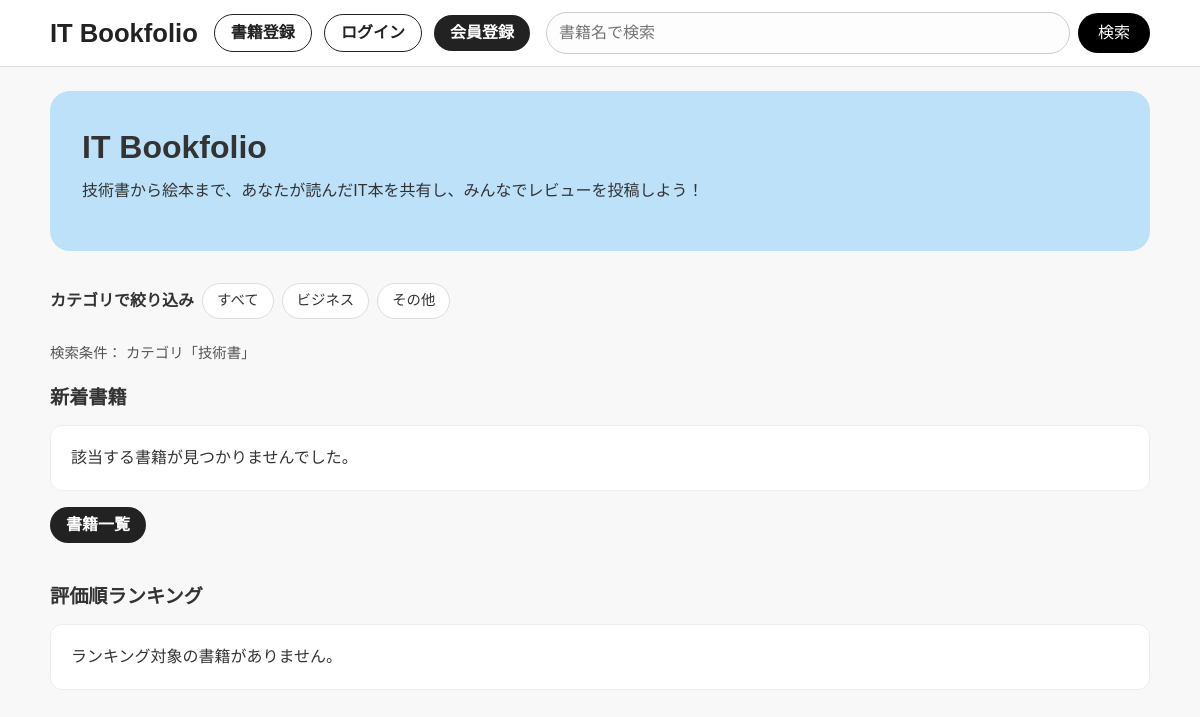
Before: /?cat=technical with the older database file.
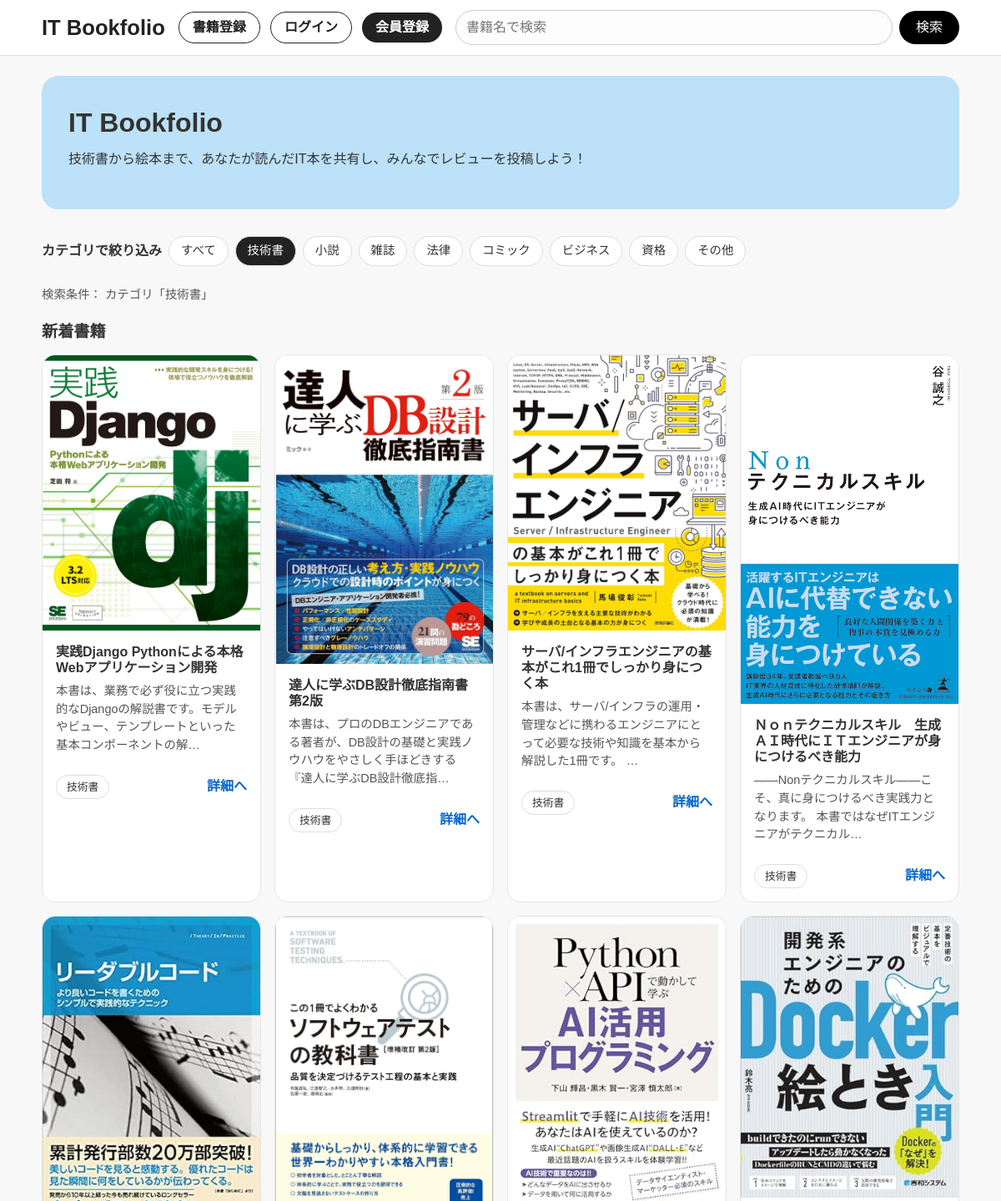
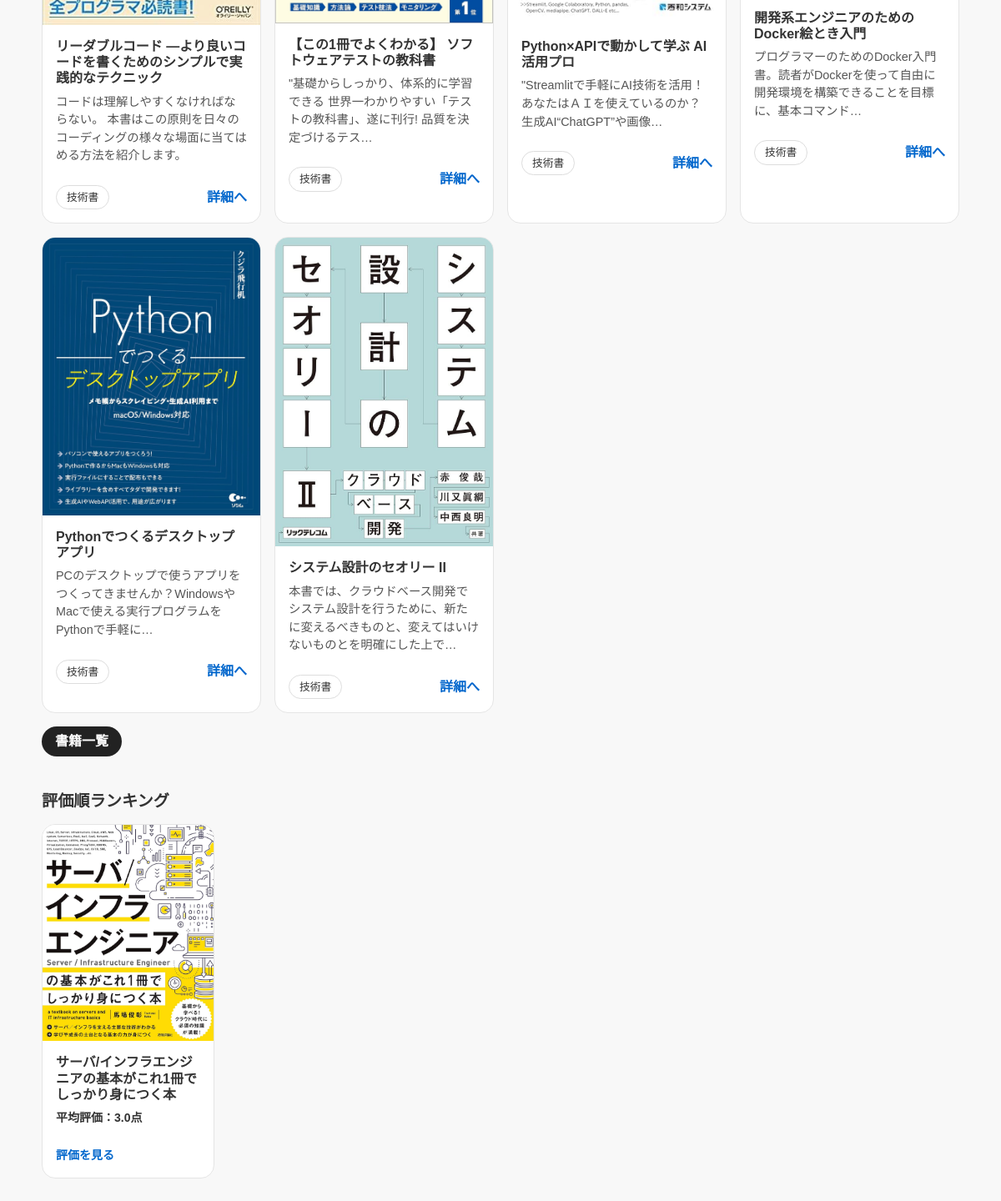
After: the same page with the newer database file (2 pictures, top to bottom).
### book/models.py (models this page shows, shortened)
class Book(models.Model):
    title = models.CharField(max_length=100)
    text = models.TextField()
    thumbnail = models.ImageField(null=True, blank=True)
    category = models.CharField(
        max_length=100,
        choices= CATEGORY
    )
    user = models.ForeignKey('auth.User', on_delete=models.CASCADE)

### book/views.py (the view)
# urls.py: path('', views.index_view, name='index'),
def index_view(request):
    q = request.GET.get('q', '').strip()
    selected_category = request.GET.get('cat', '').strip()
    books = Book.objects.order_by('-id')
    if q:
        books = books.filter(
            Q(title__icontains=q) | Q(text__icontains=q) | Q(category__icontains=q)
        )
    if selected_category:
        books = books.filter(category=selected_category)
    ranking_books = (
        books.annotate(
            avg_rating=Avg('review__rate'),  # 平均評価を SQL の集計で計算
            review_count=Count('review'),  # レビュー件数も同時に取得
        )
        .filter(review_count__gt=0)  # レビューが 0 件の書籍はランキングから除外
        .order_by('-avg_rating')  # 平均評価の高い順に並べ替え
    )
    paginator = Paginator(ranking_books, ITEM_PER_PAGE)
    page_number = request.GET.get('page', 1)
    page_obj = paginator.get_page(page_number)
    categories = (
        Book.objects.exclude(category='')
        .values_list('category', flat=True)
        .distinct()
    )
    category_labels = dict(Book._meta.get_field('category').choices)
    current_category_label = category_labels.get(selected_category, '')
    category_list = [
        {
            'value': value,
            'label': category_labels.get(value, value),
        }
        for value in categories
    ]
    return render(
        request,
        'book/index.html',
        {
            'object_list': books,
            'ranking_list': page_obj.object_list,
            'page_obj': page_obj,
            'categories': category_list,
            'current_query': q,
            'current_category': selected_category,
            'category_labels': category_labels,
            'current_category_label': current_category_label,
        },
    )

### book/templates/book/index.html (shortened to what this page needs)
{% extends 'base.html' %}
{% block content %}
  <section class="hero-card">
    <div class="hero-card__title">IT Bookfolio</div>
    <p class="hero-card__subtitle">技術書から絵本まで、あなたが読んだIT本を共有し、みんなでレビューを投稿しよう！</p>
  </section>
  {% if categories %}
    <section class="category-bar">
      <span class="category-bar__label">カテゴリで絞り込み</span>
      <a class="category-pill{% if not current_category %} is-active{% endif %}" href="?{% if current_query %}q={{ current_query|urlencode }}{% endif %}">すべて</a>
      {% for category in categories %}
        <a class="category-pill{% if current_category == category.value %} is-active{% endif %}"
           href="?cat={{ category.value|urlencode }}{% if current_query %}&amp;q={{ current_query|urlencode }}{% endif %}">{{ category.label }}</a>
      {% endfor %}
    </section>
  {% endif %}
  {% if current_query or current_category %}
    <p class="search-result-meta">検索条件：
      {% if current_category %}<span>カテゴリ「{{ current_category_label|default:current_category }}」</span>{% endif %}
    </p>
  {% endif %}
  <section class="section">
    <div class="section__heading">新着書籍</div>
    {% if object_list %}
      <div class="book-grid">
        {% for item in object_list %}
          <article class="book-card">
            <div class="book-card__thumb">
              {% if item.thumbnail %}
                <img src="{{ item.thumbnail.url }}" alt="{{ item.title }}" loading="lazy" />
              {% else %}
                <div class="book-card__thumb--placeholder">No Image</div>
              {% endif %}
            </div>
            <div class="book-card__body">
              <h3 class="book-card__title">{{ item.title }}</h3>
              <p class="book-card__text">{{ item.text|truncatechars:60 }}</p>
              <div class="book-card__meta">
                <span class="category-pill small">{{ item.get_category_display }}</span>
                <a class="book-card__link" href="{% url 'book:detail-book' item.pk %}">詳細へ</a>
              </div>
            </div>
          </article>
        {% endfor %}
      </div>
    {% else %}
      <p class="empty">該当する書籍が見つかりませんでした。</p>
    {% endif %}
    <div class="section__footer">
      <a class="btn primary" href="{% url 'book:list-book' %}">書籍一覧</a>
    </div>
  </section>
  <section class="section">
    <div class="section__heading">評価順ランキング</div>
    {% if ranking_list %}
      <div class="book-grid small">
        {% for ranking_book in ranking_list %}
          <article class="book-card">
            <div class="book-card__thumb">
              {% if ranking_book.thumbnail %}
                <img src="{{ ranking_book.thumbnail.url }}" alt="{{ ranking_book.title }}" loading="lazy" />
              {% else %}
                <div class="book-card__thumb--placeholder">No Image</div>
              {% endif %}
            </div>
            <div class="book-card__body">
              <h3 class="book-card__title">{{ ranking_book.title }}</h3>
              <p class="book-card__rating">平均評価：{{ ranking_book.avg_rating|default:"0"|floatformat:1 }}点</p>
              <a class="book-card__link" href="{% url 'book:detail-book' ranking_book.id %}">評価を見る</a>
            </div>
          </article>
        {% endfor %}
      </div>
    {% else %}
      <p class="empty">ランキング対象の書籍がありません。</p>
    {% endif %}
  </section>
{% endblock content %}

### templates/base.html (shortened to what this page needs)
{% load static %}
<!doctype html>
<html lang="ja">
  <head>
    <link href="https://cdn.jsdelivr.net/npm/bootstrap@5.3.0/dist/css/bootstrap.min.css" rel="stylesheet">
    <link rel="stylesheet" type="text/css" href="{% static 'book/css/style.css' %}">
  </head>
  <body>
    <header class="site-header">
      {% if request.resolver_match %}
        {% if request.resolver_match.url_name == 'list-book' %}
          {% url 'book:list-book' as search_action %}
        {% elif request.resolver_match.url_name == 'index' %}
          {% url 'book:index' as search_action %}
        {% else %}
          {% url 'book:list-book' as search_action %}
        {% endif %}
      {% else %}
        {% url 'book:list-book' as search_action %}
      {% endif %}
      <div class="site-header__inner">
        <div class="site-header__brand">
          <a class="brand" href="{% url 'book:index' %}">IT Bookfolio</a>
        </div>
        <div class="site-header__actions">
          <a class="btn ghost site-header__create" href="{% url 'book:create-book' %}">書籍登録</a>
          {% if request.user.is_authenticated %}
            <form method="post" action="{% url 'accounts:logout' %}" class="site-header__logout">
              {% csrf_token %}
              <button type="submit" class="btn ghost">ログアウト</button>
            </form>
          {% else %}
            <a class="btn ghost site-header__login" href="{% url 'accounts:login' %}">ログイン</a>
            <a class="btn primary site-header__signup" href="{% url 'accounts:signup' %}">会員登録</a>
          {% endif %}
        </div>
        <form role="search" method="get" action="{{ search_action }}" class="site-header__search" data-search-form data-default-list-url="{% url 'book:list-book' %}">
          {% with header_query=current_query|default:'' %}
            <input id="site-search" type="search" name="q" value="{{ header_query }}" placeholder="書籍名で検索">
          {% endwith %}
          <button type="submit">検索</button>
        </form>
      </div>
    </header>
    <main class="page">
      {% block content %}{% endblock content %}
    </main>
  </body>
</html>

### book/static/book/css/style.css (style rules this page uses)
body { font-family: 'Noto Sans JP', sans-serif; background: #f8f8f8; color: #333; }
a { text-decoration: none; color: inherit; }
.site-header { border-bottom: 1px solid #ddd; background: #fff; padding: 12px 0; }
.site-header__inner { width: min(1100px, 92vw); margin: 0 auto; display: flex; align-items: center; gap: 16px; flex-wrap: wrap; }
.site-header__brand .brand { font-size: 1.6rem; font-weight: 700; color: #222; }
.site-header__search { order: 2; flex: 1 1 320px; display: flex; align-items: center; gap: 8px; }
.site-header__search input { flex: 1; padding: 8px 12px; border: 1px solid #ccc; border-radius: 999px; background: #fdfdfd; }
.site-header__search button { padding: 8px 20px; border-radius: 999px; border: none; background: #000; color: #fff; cursor: pointer; }
.site-header__brand { order: 0; }
.site-header__actions { order: 1; display: flex; align-items: center; gap: 12px; }
.site-header__actions .btn { white-space: nowrap; }
.site-header__create { white-space: nowrap; }
.btn { display: inline-flex; align-items: center; justify-content: center; padding: 6px 16px; border-radius: 999px; cursor: pointer; font-weight: 600; }
.btn.primary { background: #222; color: #fff; border: none; }
.btn.ghost { border: 1px solid #222; background: #fff; color: #222; }
.page { width: min(1100px, 92vw); margin: 24px auto 48px; }
.hero-card { background: #bce1f8; border-radius: 20px; padding: 32px; margin-bottom: 32px; }
.hero-card__title { font-size: 2rem; font-weight: 700; margin-bottom: 8px; }
.hero-card__subtitle { font-size: 1rem; }
.category-bar { display: flex; align-items: center; flex-wrap: wrap; gap: 8px; margin-bottom: 24px; }
.category-bar__label { font-weight: 600; }
.category-pill { display: inline-flex; align-items: center; padding: 6px 14px; border-radius: 999px; border: 1px solid #ddd; background: #fff; font-size: 0.9rem; }
.category-pill.small { font-size: 0.8rem; padding: 4px 12px; }
.category-pill.is-active { background: #222; color: #fff; }
.section { margin-bottom: 40px; }
.section__heading { font-size: 1.2rem; font-weight: 700; margin-bottom: 12px; }
.section__footer { margin-top: 16px; }
.book-grid { display: grid; grid-template-columns: repeat(auto-fill, minmax(240px, 1fr)); gap: 16px; }
.book-grid.small { grid-template-columns: repeat(auto-fill, minmax(200px, 1fr)); }
.book-card { background: #fff; border: 1px solid #e5e5e5; border-radius: 16px; overflow: hidden; display: flex; flex-direction: column; min-height: 260px; }
.book-card__thumb { aspect-ratio: 3 / 2; background: #f0f0f0; display: flex; align-items: center; justify-content: center; }
.book-card__thumb img { width: 100%; height: 100%; object-fit: cover; }
.book-card__body { padding: 16px; display: flex; flex-direction: column; gap: 8px; }
.book-card__title { font-size: 1rem; font-weight: 600; margin: 0; }
.book-card__text { flex: 1; font-size: 0.9rem; color: #555; }
.book-card__meta { display: flex; justify-content: space-between; align-items: center; }
.book-card__link { font-weight: 600; color: #0066cc; }
.book-card__rating { font-weight: 600; }
.search-result-meta { margin-bottom: 20px; font-size: 0.9rem; color: #555; }
.search-result-meta span { margin-right: 12px; }

Changed rows visible on the page:
added Book: thumbnail (picture), title "実践Django Pythonによる本格Webアプリケーション開発", text "本書は、業務で必ず役に立つ実践的なDjangoの解説書です。モデルやビュー、テンプレートといった基本コンポーネントの解…", category "技術書"
added Book: thumbnail (picture), title "達人に学ぶDB設計徹底指南書 第2版", text "本書は、プロのDBエンジニアである著者が、DB設計の基礎と実践ノウハウをやさしく手ほどきする『達人に学ぶDB設計徹底指…", category "技術書"
added Book: thumbnail (picture), title "サーバ/インフラエンジニアの基本がこれ1冊でしっかり身につく本", text "本書は、サーバ/インフラの運用・管理などに携わるエンジニアにとって必要な技術や知識を基本から解説した1冊です。 …", category "技術書", avg_rating "3.0"
added Book: thumbnail (picture), title "Ｎｏｎテクニカルスキル 生成ＡＩ時代にＩＴエンジニアが身につけるべき能力", text "――Nonテクニカルスキル――こそ、真に身につけるべき実践力となります。 本書ではなぜITエンジニアがテクニカル…", category "技術書"
added Book: thumbnail (picture), title "リーダブルコード ―より良いコードを書くためのシンプルで実践的なテクニック", text "コードは理解しやすくなければならない。 本書はこの原則を日々のコーディングの様々な場面に当てはめる方法を紹介します。", category "技術書"
added Book: thumbnail (picture), title "【この1冊でよくわかる】 ソフトウェアテストの教科書", text "\"基礎からしっかり、体系的に学習できる 世界一わかりやすい「テストの教科書」、遂に刊行! 品質を決定づけるテス…", category "技術書"
added Book: thumbnail (picture), title "Python×APIで動かして学ぶ AI活用プロ", text "\"Streamlitで手軽にAI技術を活用！ あなたはＡＩを使えているのか？ 生成AI“ChatGPT”や画像…", category "技術書"
added Book: thumbnail (picture), title "開発系エンジニアのためのDocker絵とき入門", text "プログラマーのためのDocker入門書。読者がDockerを使って自由に開発環境を構築できることを目標に、基本コマンド…", category "技術書"
added Book: thumbnail (picture), title "Pythonでつくるデスクトップアプリ", text "PCのデスクトップで使うアプリをつくってきませんか？WindowsやMacで使える実行プログラムをPythonで手軽に…", category "技術書"
added Book: thumbnail (picture), title "システム設計のセオリー II", text "本書では、クラウドベース開発でシステム設計を行うために、新たに変えるべきものと、変えてはいけないものとを明確にした上で…", category "技術書"
Other visible differences:
new list line: "技術書"
new list line: "小説"
new list line: "雑誌"
new list line: "法律"
new list line: "コミック"
new list line: "資格"
text no longer shown: "該当する書籍が見つかりませんでした。 ランキング対象の書籍がありません。"
